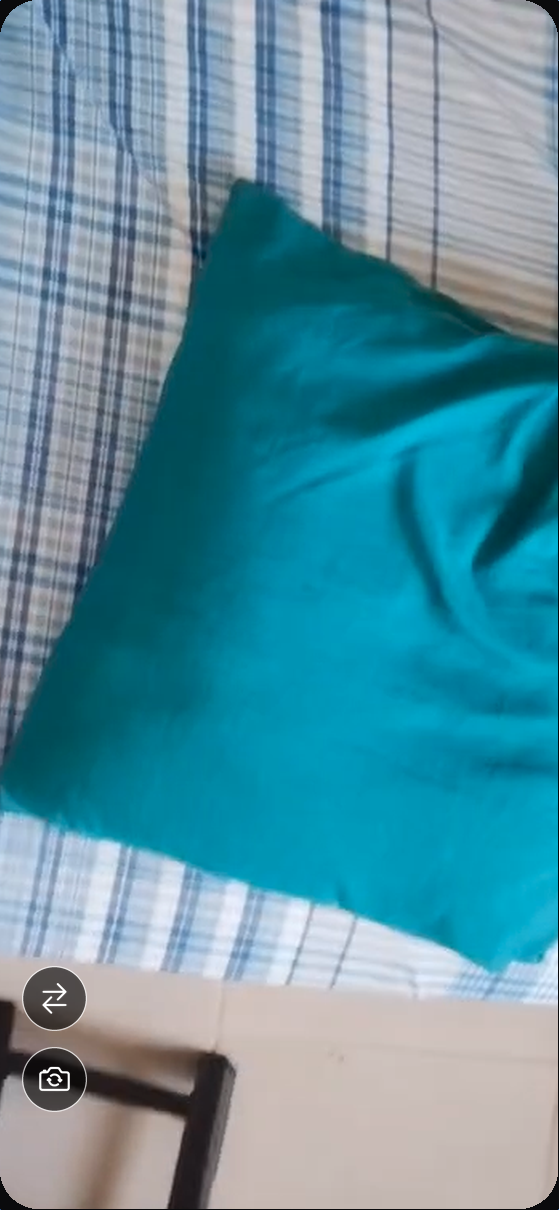
#> input picture store-assets/raw/android/mirror.png, 559 x 1210 px
$ python controls.py ../raw/android/mirror.png out.png
#> lines starting #> are read from the running program, lines starting #| are printed output that depends on the picture
#> in main, img is the input picture: PIL image 559x1210 RGB; mean R, G, B 88.4, 144.4, 160.1
"""Draws Miroji's floating controls onto a bare camera capture.

    python store-assets/tools/controls.py in.png out.png [--flip] [--zoom 2.2]
                                          [--torch] [--torch-on]
                                          [--width-dp 390] [--inset-dp 34]

For the captures that were taken before the controls existed (the 1.3.x store
images show a bare camera frame), this adds the buttons the 1.4.0 app draws on
top of the preview, with the same geometry and colours as
``src/components/FloatingIconButton`` and ``src/screens/MirrorScreen``:

- 48 dp discs, ``rgba(0, 0, 0, 0.6)`` with a 1 dp ``rgba(255, 255, 255, 0.7)``
  ring and a 26 dp white Ionicons glyph;
- bottom-left, 16 dp from the side and 48 dp (plus the bottom inset) from the
  bottom, 12 dp apart: flashlight (back camera only, on top), mirror toggle,
  camera switch (lowest).

``--flip`` mirrors the picture first (what the toggle does to the preview, the
buttons stay put) and ``--zoom`` scales the middle of it up (digital zoom). Both
act on the picture only, so the result is an edit of a real capture, not a new
one: say so wherever the images are published.

Needs Pillow and the Ionicons font that ships with ``@expo/vector-icons``.
"""

from __future__ import annotations

import argparse
import json
from pathlib import Path

from PIL import Image, ImageDraw, ImageFont, ImageOps

ROOT = Path(__file__).resolve().parents[2]
ICONS = ROOT / "node_modules" / "@expo" / "vector-icons" / "build" / "vendor" / "react-native-vector-icons"

SIZE, ICON_SIZE, GAP, SIDE, BOTTOM = 48, 26, 12, 16, 48  # dp, as in the app


def glyph(name: str, px: int) -> tuple[ImageFont.FreeTypeFont, str]:
    codes = json.loads((ICONS / "glyphmaps" / "Ionicons.json").read_text(encoding="utf8"))
    return ImageFont.truetype(str(ICONS / "Fonts" / "Ionicons.ttf"), px), chr(codes[name])


def button(icon: str, dp: float) -> Image.Image:
    """One floating button at ``dp`` pixels per dp, drawn 4x and scaled down for smooth edges."""
    ss = 4
    d = round(SIZE * dp * ss)
    out = Image.new("RGBA", (d, d), (0, 0, 0, 0))
    draw = ImageDraw.Draw(out)
    ring = max(1, round(dp * ss))
    draw.ellipse((0, 0, d - 1, d - 1), fill=(255, 255, 255, round(255 * 0.7)))
    draw.ellipse((ring, ring, d - 1 - ring, d - 1 - ring), fill=(0, 0, 0, 0))
    inner = Image.new("RGBA", (d, d), (0, 0, 0, 0))
    ImageDraw.Draw(inner).ellipse((ring, ring, d - 1 - ring, d - 1 - ring), fill=(0, 0, 0, round(255 * 0.6)))
    out = Image.alpha_composite(inner, out)
    font, char = glyph(icon, round(ICON_SIZE * dp * ss))
    box = ImageDraw.Draw(out).textbbox((0, 0), char, font=font)
    ImageDraw.Draw(out).text(((d - (box[2] - box[0])) / 2 - box[0], (d - (box[3] - box[1])) / 2 - box[1]),
                             char, font=font, fill=(255, 255, 255, 255))
    return out.resize((round(SIZE * dp), round(SIZE * dp)), Image.LANCZOS)


def add_controls(img: Image.Image, width_dp: float, inset_dp: float, torch: bool, torch_on: bool) -> Image.Image:
#> called with width_dp = 390, inset_dp = 34, torch = False, torch_on = False
    img = img.convert("RGBA")
#> img: PIL image 559x1210 RGBA
    dp = img.width / width_dp
#> dp = 1.43
    icons = (["flashlight" if torch_on else "flashlight-outline"] if torch else []) + [
        "swap-horizontal", "camera-reverse-outline"]
    y = img.height - round((BOTTOM + inset_dp) * dp)
#> y = 1092
    for icon in reversed(icons):  # lowest first, walking up
        b = button(icon, dp)
        y -= b.height
        img.alpha_composite(b, (round(SIDE * dp), y))
        y -= round(GAP * dp)
#> this loop made 1 pass
#> pass 1, in button, `out = Image.alpha_composite(inner, out)`:
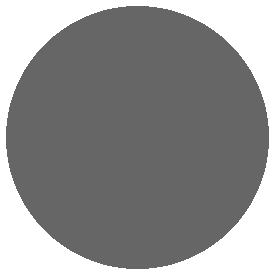
#> out: PIL image 275x275 RGBA; mean R, G, B, A 17.2, 17.2, 17.2, 121.8; transparent parts drawn white
#> after the loop, y = 1092
    return img.convert("RGB")


def zoomed(img: Image.Image, factor: float) -> Image.Image:
    w, h = img.size
    cw, ch = round(w / factor), round(h / factor)
    box = ((w - cw) // 2, (h - ch) // 2, (w - cw) // 2 + cw, (h - ch) // 2 + ch)
    return img.crop(box).resize((w, h), Image.LANCZOS)


def main() -> None:
    ap = argparse.ArgumentParser(description=__doc__, formatter_class=argparse.RawDescriptionHelpFormatter)
    ap.add_argument("src", type=Path)
    ap.add_argument("dst", type=Path)
    ap.add_argument("--flip", action="store_true", help="mirror the picture left to right")
    ap.add_argument("--zoom", type=float, default=1.0, help="digital zoom factor on the centre")
    ap.add_argument("--torch", action="store_true", help="draw the flashlight button (back camera)")
    ap.add_argument("--torch-on", action="store_true", help="flashlight button in its active look")
    ap.add_argument("--width-dp", type=float, default=390, help="logical screen width of the device")
    ap.add_argument("--inset-dp", type=float, default=34, help="bottom safe-area inset of the device")
    a = ap.parse_args()
    img = Image.open(a.src).convert("RGB")
    if a.zoom != 1.0:
        img = zoomed(img, a.zoom)
    if a.flip:
        img = ImageOps.mirror(img)
    add_controls(img, a.width_dp, a.inset_dp, a.torch or a.torch_on, a.torch_on).save(a.dst)


if __name__ == "__main__":
#> (the run stopped early here; a loop or call above may not have finished)
